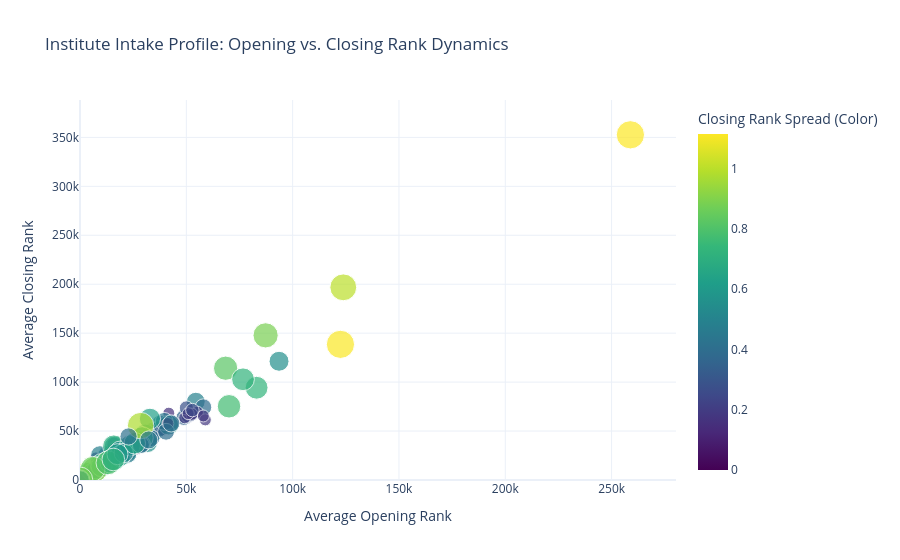

Write notebook code for a chart like this one.
### Code cell
# 2. Build the Scatter Plot
fig = px.scatter(
    institute_stats_df,
    x='Institute_Opening_Mean',
    y='Institute_Closing_Mean',
    size='Institute_Opening_STD_Ratio',
    color='Institute_Closing_STD_Ratio',
    hover_name='Institute',
    title='Institute Intake Profile: Opening vs. Closing Rank Dynamics',
    labels={
        'Institute_Opening_Mean': 'Average Opening Rank',
        'Institute_Closing_Mean': 'Average Closing Rank',
        'Institute_Opening_STD_Ratio': 'Opening Rank Spread (Size)',
        'Institute_Closing_STD_Ratio': 'Closing Rank Spread (Color)'
    },
    color_continuous_scale='Viridis' # A clear, modern color gradient
)

# 3. Ensure blobs with 0 or small STD don't become completely invisible
fig.update_traces(marker=dict(sizemin=6))

# 4. Enforce axes to start at 0 and disable negative ranges
fig.update_layout(
    template='plotly_white',
    xaxis=dict(rangemode='nonnegative'),
    yaxis=dict(rangemode='nonnegative'),
    hovermode='closest'
)

fig.show()

### Figure 1 — Plotly figure (JSON) as saved in the notebook; plotly's stock layout.template omitted (floating-point values rounded to 4 significant figures)
{"data": [{"hovertemplate": "<b>%{hovertext}</b><br><br>Average Opening Rank=%{x}<br>Average Closing Rank=%{y}<br>Opening Rank Spread (Size)=%{marker.size}<br>Closing Rank Spread (Color)=%{marker.color}<extra></extra>", "hovertext": ["Assam University, Silchar", "Atal Bihari Vajpayee Indian Institute of Information Technology & Management Gwalior", "Birla Institute of Technology, Deoghar Off-Campus", "Birla Institute of Technology, Mesra, Ranchi", "Birla Institute of Technology, Patna Off-Campus", "CU Jharkhand", "Central University of Haryana", "Central University of Jammu", "Central University of Rajasthan, Rajasthan", "Central institute of Technology Kokrajar, Assam", "Chhattisgarh Swami Vivekanada Technical University, Bhilai (CSVTU Bhilai)", "Dr. B R Ambedkar National Institute of Technology, Jalandhar", "Gati Shakti Vishwavidyalaya, Vadodara", "Ghani Khan Choudhary Institute of Engineering and Technology, Malda, West Bengal", "Gurukula Kangri Vishwavidyalaya, Haridwar", "INDIAN INSTITUTE OF INFORMATION TECHNOLOGY SENAPATI MANIPUR", "Indian Institute of Carpet Technology, Bhadohi", "Indian Institute of Engineering Science and Technology, Shibpur", "Indian Institute of Handloom Technology(IIHT), Varanasi", "Indian Institute of Handloom Technology, Salem", "Indian Institute of Information Technology (IIIT) Nagpur", "Indian Institute of Information Technology (IIIT) Pune", "Indian Institute of Information Technology (IIIT) Ranchi", "Indian Institute of Information Technology (IIIT), Sri City, Chittoor", "Indian Institute of Information Technology (IIIT)Kota, Rajasthan", "Indian Institute of Information Technology Bhagalpur", "Indian Institute of Information Technology Bhopal", "Indian Institute of Information Technology Design & Manufacturing Kurnool, Andhra Pradesh", "Indian Institute of Information Technology Guwahati", "Indian Institute of Information Technology Lucknow", "Indian Institute of Information Technology Surat", "Indian Institute of Information Technology Tiruchirappalli", "Indian Institute of Information Technology(IIIT) Dharwad", "Indian Institute of Information Technology(IIIT) Kalyani, West Bengal", "Indian Institute of Information Technology(IIIT) Kilohrad, Sonepat, Haryana", "Indian Institute of Information Technology(IIIT) Kottayam", "Indian Institute of Information Technology(IIIT) Una, Himachal Pradesh", "Indian Institute of Information Technology(IIIT), Vadodara, Gujrat", "Indian Institute of Information Technology, Agartala", "Indian Institute of Information Technology, Allahabad", "Indian Institute of Information Technology, Design & Manufacturing, Kancheepuram", "Indian Institute of Information Technology, Vadodara International Campus Diu (IIITVICD)", "Indian Institute of Technology (BHU) Varanasi", "Indian Institute of Technology (ISM) Dhanbad", "Indian Institute of Technology Bhilai", "Indian Institute of Technology Bhubaneswar", "Indian Institute of Technology Bombay", "Indian Institute of Technology Delhi", "Indian Institute of Technology Dharwad", "Indian Institute of Technology Gandhinagar", "Indian Institute of Technology Goa", "Indian Institute of Technology Guwahati", "Indian Institute of Technology Hyderabad", "Indian Institute of Technology Indore", "Indian Institute of Technology Jammu", "Indian Institute of Technology Jodhpur", "Indian Institute of Technology Kanpur", "Indian Institute of Technology Kharagpur", "Indian Institute of Technology Madras", "Indian Institute of Technology Mandi", "Indian Institute of Technology Palakkad", "Indian Institute of Technology Patna", "Indian Institute of Technology Roorkee", "Indian Institute of Technology Ropar", "Indian Institute of Technology Tirupati", "Indian institute of information technology, Raichur, Karnataka", "Institute of Chemical Technology, Mumbai: Indian Oil Odisha Campus, Bhubaneswar", "Institute of Engineering and Technology, Dr. H. S. Gour University. Sagar (A Central University)", "Institute of Infrastructure, Technology, Research and Management-Ahmedabad", "International Institute of Information Technology, Bhubaneswar", "International Institute of Information Technology, Naya Raipur", "Islamic University of Science and Technology Kashmir", "J.K. Institute of Applied Physics & Technology, Department of Electronics & Communication, University of Allahabad- Allahabad", "Jawaharlal Nehru University, Delhi", "Malaviya National Institute of Technology Jaipur", "Maulana Azad National Institute of Technology Bhopal", "Mizoram University, Aizawl", "Motilal Nehru National Institute of Technology Allahabad", "National Institute of Advanced Manufacturing Technology, Ranchi", "National Institute of Electronics and Information Technology, Ajmer (Rajasthan)", "National Institute of Electronics and Information Technology, Aurangabad (Maharashtra)", "National Institute of Electronics and Information Technology, Gorakhpur (UP)", "National Institute of Electronics and Information Technology, Patna (Bihar)", "National Institute of Electronics and Information Technology, Ropar (Punjab)", "National Institute of Food Technology Entrepreneurship and Management, Kundli", "National Institute of Food Technology Entrepreneurship and Management, Thanjavur", "National Institute of Technology Agartala", "National Institute of Technology Arunachal Pradesh", "National Institute of Technology Calicut", "National Institute of Technology Delhi", "National Institute of Technology Durgapur", "National Institute of Technology Goa", "National Institute of Technology Hamirpur", "National Institute of Technology Karnataka, Surathkal", "National Institute of Technology Meghalaya", "National Institute of Technology Nagaland", "National Institute of Technology Patna", "National Institute of Technology Puducherry", "National Institute of Technology Raipur", "National Institute of Technology Sikkim", "National Institute of Technology, Andhra Pradesh", "National Institute of Technology, Jamshedpur", "National Institute of Technology, Kurukshetra", "National Institute of Technology, Manipur", "National Institute of Technology, Mizoram", "National Institute of Technology, Rourkela", "National Institute of Technology, Silchar", "National Institute of Technology, Srinagar", "National Institute of Technology, Tiruchirappalli", "National Institute of Technology, Uttarakhand", "National Institute of Technology, Warangal", "North Eastern Regional Institute of Science and Technology, Nirjuli-791109 (Itanagar),Arunachal Pradesh", "North-Eastern Hill University, Shillong", "Pt. Dwarka Prasad Mishra Indian Institute of Information Technology, Design & Manufacture Jabalpur", "Puducherry Technological University, Puducherry", "Punjab Engineering College, Chandigarh", "Rajiv Gandhi National Aviation University, Fursatganj, Amethi (UP)", "Sant Longowal Institute of Engineering and Technology", "Sardar Vallabhbhai National Institute of Technology, Surat", "School of Engineering, Tezpur University, Napaam, Tezpur", "School of Planning & Architecture, Bhopal", "School of Planning & Architecture, New Delhi", "School of Planning & Architecture: Vijayawada", "School of Studies of Engineering and Technology, Guru Ghasidas Vishwavidyalaya, Bilaspur", "Shri G. S. Institute of Technology and Science Indore", "Shri Mata Vaishno Devi University, Katra, Jammu & Kashmir", "University of Hyderabad", "Visvesvaraya National Institute of Technology, Nagpur"], "legendgroup": "", "marker": {"color": [0.4913, 0.2347, 0.3925, 0.5758, 0.3497, 0.1879, 0.2891, 0.2789, 0.2476, 0.1809, 0.2022, 0.6018, 0.3165, 0.5561, 0.1623, 0.1145, 0.0, 0.6198, 0.0, 0.0, 0.3341, 0.4238, 0.4361, 0.2719, 0.1718, 0.2455, 0.3522, 0.242, 0.1809, 0.2447, 0.5113, 0.4791, 0.2957, 0.1795, 0.3421, 0.2515, 0.1485, 0.215, 0.0, 0.6388, 0.358, 0.1984, 0.6179, 0.4076, 0.37, 0.5157, 1.074, 0.8247, 0.4171, 0.6617, 0.3633, 0.6862, 0.7378, 0.5677, 0.3436, 0.4799, 0.8035, 0.7008, 0.8442, 0.5088, 0.3972, 0.4613, 0.8396, 0.5377, 0.4404, 0.5908, 0.3029, 0.2812, 0.3777, 0.6983, 0.2137, 0.1688, 0.1186, 0.5261, 0.743, 0.6658, 0.5578, 0.6315, 0.4456, 0.0, 0.6, 0.04265, 0.0, 0.0, 0.0, 0.0, 0.8199, 0.7266, 0.6013, 0.6145, 0.4966, 0.5599, 0.6477, 0.8989, 0.7677, 0.3832, 0.4736, 0.6274, 0.6904, 1.001, 0.4205, 0.519, 0.6358, 0.8831, 1.114, 0.6087, 0.61, 1.108, 0.8533, 0.4089, 0.7982, 0.3971, 0.1679, 0.5235, 0.7219, 0.6473, 0.9759, 0.199, 0.6149, 0.1911, 0.5159, 0.4714, 0.8692, 0.2542, 0.452, 0.4128, 0.415, 0.7147], "coloraxis": "coloraxis", "size": [0.4913, 0.2347, 0.3925, 0.5758, 0.3497, 0.1879, 0.2891, 0.2789, 0.2476, 0.1809, 0.2022, 0.6018, 0.3165, 0.5561, 0.1623, 0.1145, 0.0, 0.6198, 0.0, 0.0, 0.3341, 0.4238, 0.4361, 0.2719, 0.1718, 0.2455, 0.3522, 0.242, 0.1809, 0.2447, 0.5113, 0.4791, 0.2957, 0.1795, 0.3421, 0.2515, 0.1485, 0.215, 0.0, 0.6388, 0.358, 0.1984, 0.6179, 0.4076, 0.37, 0.5157, 1.074, 0.8247, 0.4171, 0.6617, 0.3633, 0.6862, 0.7378, 0.5677, 0.3436, 0.4799, 0.8035, 0.7008, 0.8442, 0.5088, 0.3972, 0.4613, 0.8396, 0.5377, 0.4404, 0.5908, 0.3029, 0.2812, 0.3777, 0.6983, 0.2137, 0.1688, 0.1186, 0.5261, 0.743, 0.6658, 0.5578, 0.6315, 0.4456, 0.0, 0.6, 0.04265, 0.0, 0.0, 0.0, 0.0, 0.8199, 0.7266, 0.6013, 0.6145, 0.4966, 0.5599, 0.6477, 0.8989, 0.7677, 0.3832, 0.4736, 0.6274, 0.6904, 1.001, 0.4205, 0.519, 0.6358, 0.8831, 1.114, 0.6087, 0.61, 1.108, 0.8533, 0.4089, 0.7982, 0.3971, 0.1679, 0.5235, 0.7219, 0.6473, 0.9759, 0.199, 0.6149, 0.1911, 0.5159, 0.4714, 0.8692, 0.2542, 0.452, 0.4128, 0.415, 0.7147], "sizemin": 6, "sizemode": "area", "sizeref": 0.002785, "symbol": "circle"}, "mode": "markers", "name": "", "orientation": "v", "showlegend": false, "type": "scatter", "x": [54470.0, 8637.0, 58020.0, 34160.0, 48860.0, 55220.0, 50830.0, 52210.0, 35510.0, 58930.0, 49270.0, 22750.0, 37560.0, 93600.0, 41760.0, 38720.0, 62000.0, 19740.0, 64120.0, 60380.0, 14620.0, 13470.0, 23290.0, 16840.0, 12700.0, 29030.0, 18820.0, 31380.0, 7513.0, 6947.0, 12830.0, 9375.0, 16030.0, 23570.0, 17960.0, 17260.0, 26710.0, 18680.0, 15910.0, 3036.0, 18940.0, 24470.0, 7155.0, 8448.0, 8545.0, 6427.0, 1276.0, 2164.0, 9092.0, 4174.0, 6305.0, 3216.0, 3147.0, 4624.0, 9849.0, 7583.0, 2932.0, 4916.0, 1745.0, 6861.0, 8031.0, 7753.0, 4059.0, 6003.0, 7389.0, 16210.0, 43120.0, 50030.0, 37200.0, 15900.0, 18400.0, 1102.0, 30990.0, 18710.0, 10230.0, 16020.0, 41690.0, 14390.0, 39600.0, 31200.0, 30670.0, 41320.0, 19360.0, 13850.0, 41150.0, 16170.0, 68490.0, 83050.0, 13040.0, 10160.0, 22190.0, 31700.0, 28380.0, 6945.0, 70090.0, 33620.0, 22390.0, 32900.0, 29210.0, 123800.0, 29060.0, 20170.0, 14430.0, 87280.0, 258800.0, 18800.0, 23480.0, 122500.0, 5968.0, 28610.0, 13160.0, 40470.0, 52610.0, 20590.0, 76670.0, 25760.0, 28520.0, 50890.0, 17630.0, 58010.0, 116.5, 6.0, 96.0, 52860.0, 32370.0, 42920.0, 22830.0, 15670.0], "xaxis": "x", "y": [80060.0, 12130.0, 74330.0, 48430.0, 63800.0, 69270.0, 65550.0, 66940.0, 52040.0, 61410.0, 63590.0, 31370.0, 58630.0, 121300.0, 68280.0, 51030.0, 85440.0, 27220.0, 80310.0, 72130.0, 28990.0, 20410.0, 34820.0, 26090.0, 26790.0, 40150.0, 28840.0, 38070.0, 22560.0, 9414.0, 25140.0, 25580.0, 36310.0, 36250.0, 29230.0, 33260.0, 31740.0, 24830.0, 37180.0, 5924.0, 28650.0, 35320.0, 8784.0, 11350.0, 10050.0, 8674.0, 2713.0, 2967.0, 11260.0, 5816.0, 8065.0, 4326.0, 4302.0, 6129.0, 11780.0, 9469.0, 4246.0, 6546.0, 3358.0, 8805.0, 9715.0, 9002.0, 5621.0, 7390.0, 10300.0, 34320.0, 58320.0, 73570.0, 52300.0, 34580.0, 21530.0, 3950.0, 45380.0, 29770.0, 15280.0, 21250.0, 56170.0, 19770.0, 59870.0, 47170.0, 46570.0, 57660.0, 50160.0, 40470.0, 81080.0, 66380.0, 114200.0, 94250.0, 19020.0, 14000.0, 28030.0, 38240.0, 39300.0, 10530.0, 75300.0, 42710.0, 26560.0, 62500.0, 43130.0, 196800.0, 36620.0, 27640.0, 17890.0, 147800.0, 352600.0, 24480.0, 35180.0, 138600.0, 11490.0, 35770.0, 17530.0, 49270.0, 67110.0, 27550.0, 102900.0, 37530.0, 55540.0, 67820.0, 26370.0, 65420.0, 389.0, 145.5, 472.5, 71390.0, 40990.0, 57810.0, 44440.0, 20970.0], "yaxis": "y"}], "layout": {"coloraxis": {"autocolorscale": false, "colorbar": {"title": {"text": "Closing Rank Spread (Color)"}}, "colorscale": [[0, "#440154"], [0.1111, "#482878"], [0.2222, "#3e4989"], [0.3333, "#31688e"], [0.4444, "#26828e"], [0.5556, "#1f9e89"], [0.6667, "#35b779"], [0.7778, "#6ece58"], [0.8889, "#b5de2b"], [1, "#fde725"]]}, "hovermode": "closest", "legend": {"itemsizing": "constant", "tracegroupgap": 0}, "title": {"text": "Institute Intake Profile: Opening vs. Closing Rank Dynamics"}, "xaxis": {"anchor": "y", "domain": [0, 1], "rangemode": "nonnegative", "title": {"text": "Average Opening Rank"}}, "yaxis": {"anchor": "x", "domain": [0, 1], "rangemode": "nonnegative", "title": {"text": "Average Closing Rank"}}}}
